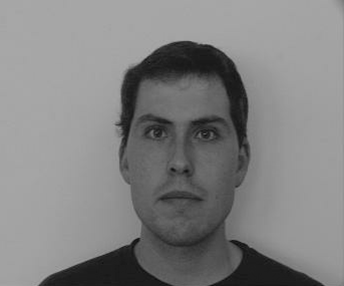
#> input picture 7-Morphological_Image_Processing/7.7-1-d_illustration_of_erosion_and_dilation/peter.png, 344 x 286 px
$ jupyter execute 1-d_illustration_of_erosion_and_dilation.ipynb
#> lines starting #> are read from the running program, lines starting #| are printed output that depends on the picture
# CEFET-RJ - UNED Nova Iguaçu

## Dep. Engenharia de Controle e Automação

### Disciplina: Processamento Digital de Imagens

Professor: Gabriel Matos Araujo
<br>
Material de Aula (Conversão em Python)
<br>
Script escrito por Leonardo Martins Reigoto

<b> Original File Heading</b>
<br>

EE368/CS232 Digital Image Processing
<br>
Bernd Girod
<br>
Department of Electrical Engineering, Stanford University
<br>
Script by Qiyuan Tian and David Chen
<br>
1-d illustration of erosion and dilation

Loading modules and image

[cell 1]
import cv2
import numpy as np
import matplotlib.pyplot as plt
img=cv2.imread('peter.png')
#> img is the input picture: shape (286, 344, 3); min 13, max 171, mean 129.8

Plotting 1d-graphs of the original signal,dilated signal and eroded signal with variable kernels lenghts

[cell 2]
original_signal=img[180, 150:249]
#> original_signal = 99 rows, first 8: [108, 108, 108], [108, 108, 108], [107, 107, 107], [108, 108, 108], [110, 110, 110], [110, 110, 110], [110, 110, 110], [109, 109, 109]
kernel=np.ones((1,1),np.uint8)
a=np.ones((1,2),np.uint8)
for i in range(1,23,2):
    dilated_signal = cv2.dilate(img,kernel,iterations=1)
    dilated_signal=dilated_signal[180,150:249]
    eroded_signal=cv2.erode(img,kernel,iterations=1)
    eroded_signal=eroded_signal[180,150:249]
    plt.plot(original_signal, 'b--')
    plt.plot(dilated_signal, 'r')
    plt.plot(eroded_signal, 'y')
    plt.title('Kernel length ={}'.format(str(i)))
    plt.savefig('1D_erosion_dilation_{}.png'.format(str(i)))
    plt.show()
    kernel=np.hstack([kernel,a])
#> this loop made 11 passes
#> pass 1, `plt.savefig('1D_erosion_dilation_{}.png'.format(str(i)))`:
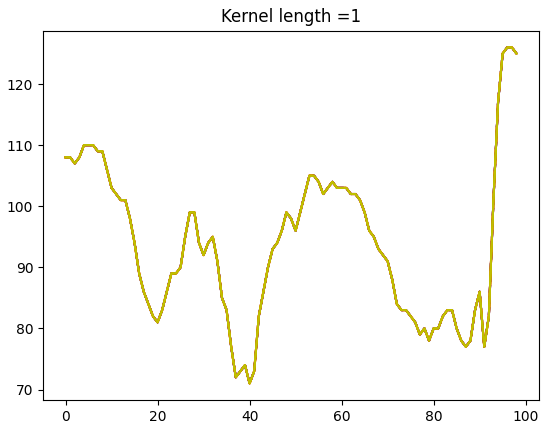
#> figure drawn by matplotlib, 1 panel; curve peaks at x = 96, y = 126; curve peaks at x = 96, y = 126; curve peaks at x = 96, y = 126
#> pass 2, `plt.savefig('1D_erosion_dilation_{}.png'.format(str(i)))`:
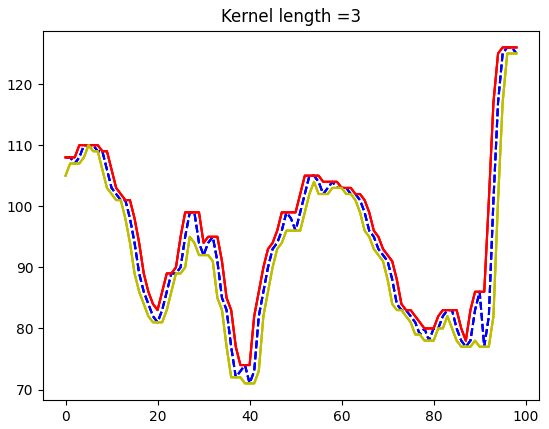
#> figure drawn by matplotlib, 1 panel; curve peaks at x = 96, y = 126; curve peaks at x = 96, y = 126; curve peaks at x = 96, y = 126
#> pass 3, `dilated_signal = cv2.dilate(img,kernel,iterations=1)`:
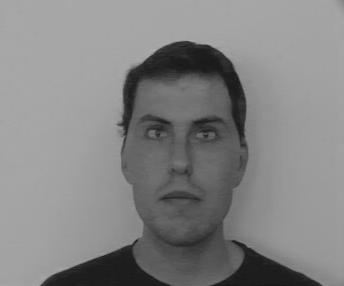
#> dilated_signal: shape (286, 344, 3); min 22, max 171, mean 132.2
#> pass 3, `eroded_signal=cv2.erode(img,kernel,iterations=1)`:
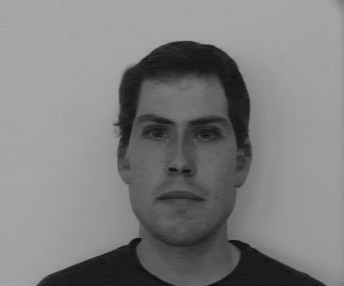
#> eroded_signal: shape (286, 344, 3); min 13, max 167, mean 127.2
